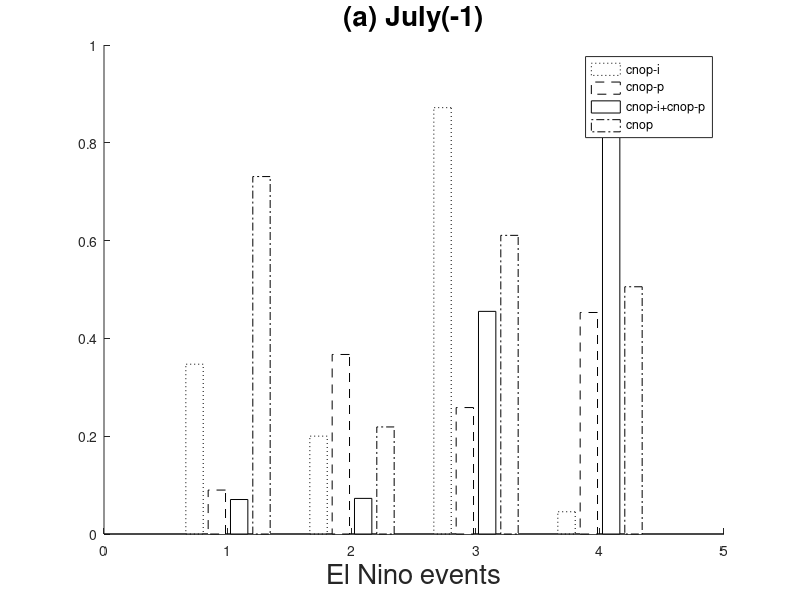

The MATLAB source for this figure:
%written by liang, Apr 5, 2012      
%this program needs the same data as postrun*.m
clc;
clear;
load error.dat;
x=reshape(error,13,8,8,4);
%note:13 means 13 months, the first 8 means 8 El nino events, the second 8 means 8 different initial months, and last 4 means 4 varibles, say cnop-i cnop-p cnop-i+cnop-p cnop.
tit=char('(a) July(-1)','(b) Oct(-1) ','(c) Jan(0)  ','(d) Apr(0)  ','(a) July(0)','(b) Oct(0)','(c) Jan(1)','(d) Apr(1)');
%tit(1,:)


for k=1:1
%  subplot(2,2,k)
    
for i=1:12

temp(i)=mean(x(i+1,:,k,4)-x(i,:,k,4));
L(i)=min(x(i+1,:,k,4)-x(i,:,k,4)-temp(i));
U(i)=max(x(i+1,:,k,4)-x(i,:,k,4)-temp(i));
end

hold on;
h=bar(rand(4,4),'w');
ch=get(h,'children');

%check property name:set(ch{1}) or set(handle) or set(ch(1)) or get(handle)
%set(ch{1});

%check posible property value:set(ch{1},'property') or set(handle,'property')
%set(ch{1},'linestyle');


set(ch{1},'linestyle',':');
set(ch{2},'linestyle','--');
set(ch{3},'linestyle','-');
set(ch{4},'linestyle','-.');


h=legend('cnop-i','cnop-p','cnop-i+cnop-p','cnop');
ch=get(h,'children');
%set(ch(1))  %check ch
ch2=get(ch,'children');
%set(ch2{1})  %check ch2
set(ch2{1},'linestyle','-.');
set(ch2{3},'linestyle','-');
set(ch2{5},'linestyle','--');
set(ch2{7},'linestyle',':');

%ch3=get(ch2{1},'children') %Empty matrix:0-by-1 means no children any more

%figure(2);
%hide line when using errorbar
%hold on;
%bar(temp);
%errorbar(1:12,temp,L,U,'Marker','none','LineStyle','none'); 

%delete(h) %delete the handle of legend

%LineStyle
%{-} | -- | : | -. | none

xlabel('El Nino events','fontsize',20);

title(tit(k,:),'fontsize',20);


end


